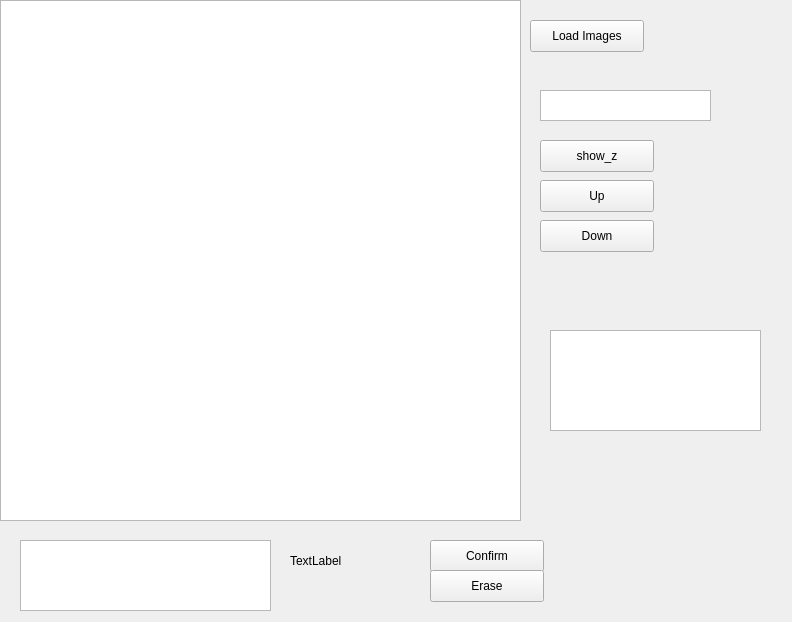
<?xml version="1.0" encoding="UTF-8"?>
<ui version="4.0">
 <class>Form</class>
 <widget class="QWidget" name="Form">
  <property name="geometry">
   <rect>
    <x>0</x>
    <y>0</y>
    <width>792</width>
    <height>622</height>
   </rect>
  </property>
  <property name="mouseTracking">
   <bool>true</bool>
  </property>
  <property name="windowTitle">
   <string>Form</string>
  </property>
  <widget class="QPushButton" name="btn_load">
   <property name="geometry">
    <rect>
     <x>530</x>
     <y>20</y>
     <width>114</width>
     <height>32</height>
    </rect>
   </property>
   <property name="text">
    <string>Load Images</string>
   </property>
  </widget>
  <widget class="QPlainTextEdit" name="text_coordinate">
   <property name="geometry">
    <rect>
     <x>540</x>
     <y>90</y>
     <width>171</width>
     <height>31</height>
    </rect>
   </property>
   <property name="undoRedoEnabled">
    <bool>false</bool>
   </property>
   <property name="readOnly">
    <bool>true</bool>
   </property>
  </widget>
  <widget class="QLabel" name="label_mouse">
   <property name="geometry">
    <rect>
     <x>290</x>
     <y>540</y>
     <width>141</width>
     <height>41</height>
    </rect>
   </property>
   <property name="text">
    <string>TextLabel</string>
   </property>
  </widget>
  <widget class="GraphicsLayoutWidget" name="view">
   <property name="geometry">
    <rect>
     <x>0</x>
     <y>0</y>
     <width>521</width>
     <height>521</height>
    </rect>
   </property>
  </widget>
  <widget class="QPushButton" name="btn_confirm">
   <property name="geometry">
    <rect>
     <x>430</x>
     <y>540</y>
     <width>114</width>
     <height>32</height>
    </rect>
   </property>
   <property name="text">
    <string>Confirm</string>
   </property>
  </widget>
  <widget class="QPushButton" name="btn_erase">
   <property name="geometry">
    <rect>
     <x>430</x>
     <y>570</y>
     <width>114</width>
     <height>32</height>
    </rect>
   </property>
   <property name="text">
    <string>Erase</string>
   </property>
  </widget>
  <widget class="QPlainTextEdit" name="pTEdit_points">
   <property name="geometry">
    <rect>
     <x>20</x>
     <y>540</y>
     <width>251</width>
     <height>71</height>
    </rect>
   </property>
  </widget>
  <widget class="QPlainTextEdit" name="pTEdit_circleCenter">
   <property name="geometry">
    <rect>
     <x>550</x>
     <y>330</y>
     <width>211</width>
     <height>101</height>
    </rect>
   </property>
  </widget>
  <widget class="QPushButton" name="btn_showz">
   <property name="geometry">
    <rect>
     <x>540</x>
     <y>140</y>
     <width>114</width>
     <height>32</height>
    </rect>
   </property>
   <property name="text">
    <string>show_z</string>
   </property>
  </widget>
  <widget class="QPushButton" name="btn_up">
   <property name="geometry">
    <rect>
     <x>540</x>
     <y>180</y>
     <width>114</width>
     <height>32</height>
    </rect>
   </property>
   <property name="text">
    <string>Up</string>
   </property>
  </widget>
  <widget class="QPushButton" name="btn_down">
   <property name="geometry">
    <rect>
     <x>540</x>
     <y>220</y>
     <width>114</width>
     <height>32</height>
    </rect>
   </property>
   <property name="text">
    <string>Down</string>
   </property>
  </widget>
 </widget>
 <customwidgets>
  <customwidget>
   <class>GraphicsLayoutWidget</class>
   <extends>QGraphicsView</extends>
   <header>pyqtgraph</header>
  </customwidget>
 </customwidgets>
 <resources/>
 <connections/>
</ui>
